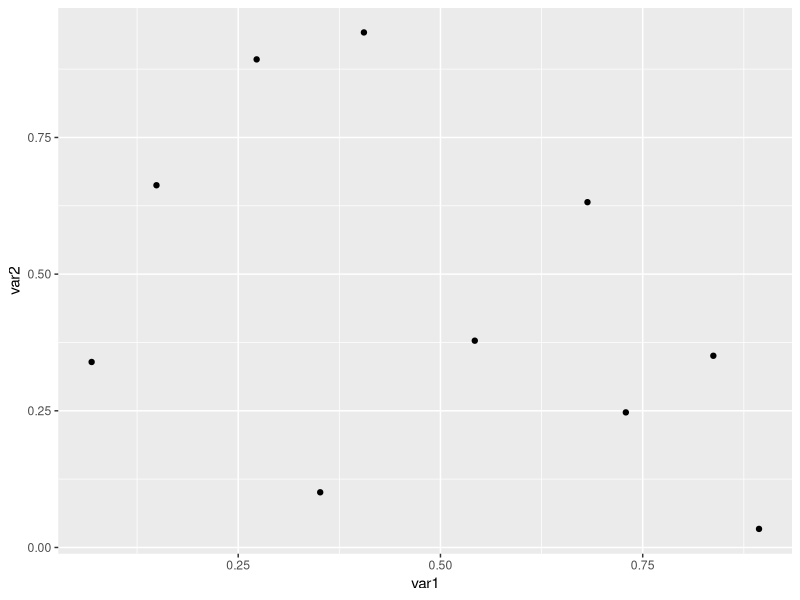

Here is the R script that generated this plot:
## ---- chunk 1
knitr::opts_chunk$set(echo = FALSE)
## ---- chunk 2
library(ggplot2)
var1=runif(10)
var2=runif(10)
qplot(x=var1, y=var2)
